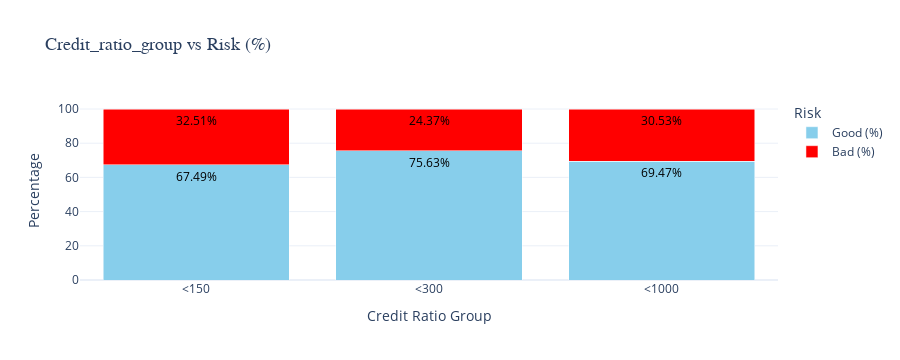

Notebook code cell kept with this figure:
### Code cell
import plotly.express as px
import pandas as pd

# 데이터 준비
df['Credit_ratio'] = df['Credit amount'] / df['Duration']

# Step 1: 나이대 구간 생성
bins = [40, 160, 300, 1000]
labels = ['<150', '<300', '<1000']
df['Credit_ratio_group'] = pd.cut(df['Credit_ratio'], bins=bins, labels=labels)

# Credit_ratio_group과 Risk별로 계산
saving_risk_distribution = df.groupby(['Credit_ratio_group', 'Risk'], observed=False).size().unstack(fill_value=0)

# 비율 계산
saving_risk_distribution['Total'] = saving_risk_distribution.sum(axis=1)
saving_risk_distribution['Good (%)'] = (saving_risk_distribution['good'] / saving_risk_distribution['Total']) * 100
saving_risk_distribution['Bad (%)'] = (saving_risk_distribution['bad'] / saving_risk_distribution['Total']) * 100

# 데이터프레임 형태로 변환 (Plotly에 적합한 포맷)
saving_risk_distribution_reset = saving_risk_distribution[['Good (%)', 'Bad (%)']].reset_index()
saving_risk_melted = saving_risk_distribution_reset.melt(
    id_vars='Credit_ratio_group', value_vars=['Good (%)', 'Bad (%)'], var_name='Risk', value_name='Percentage'
)

# Plotly로 반응형 Stacked Bar Chart 생성
fig = px.bar(
    saving_risk_melted,
    x='Credit_ratio_group',
    y='Percentage',
    color='Risk',
    barmode='stack',
    color_discrete_map={
        'Good (%)': 'skyblue',  # good은 하늘색
        'Bad (%)': 'red'        # bad는 빨간색
    },
    title='Credit_ratio_group vs Risk (%)',
    text='Percentage'  # 각 막대에 값을 표시
)

# 레이아웃 및 텍스트 위치 조정
fig.update_traces(
    texttemplate='%{text:.2f}%',  # 소수점 두 자리까지 표시
    textposition='inside',         # 텍스트를 막대 내부에 표시
    textfont=dict(
        size=12,                  # 텍스트 크기
        color='black'             # 텍스트 색상 변경 (검정색으로 설정)
    )
)

# 전체 레이아웃 설정
fig.update_layout(
    xaxis_title='Credit Ratio Group',
    yaxis_title='Percentage',
    legend_title='Risk',
    template='plotly_white',
    title_font=dict(size=18, family='Arial'),
    legend=dict(font=dict(size=12)),
    uniformtext_minsize=10,       # 텍스트 최소 크기 설정
    uniformtext_mode='hide',      # 텍스트가 겹치면 일부 숨기기
)

# 그래프 출력
fig.show()

### Figure 1 — Plotly figure (JSON) as saved in the notebook; plotly's stock layout.template omitted (floating-point values rounded to 4 significant figures)
{"data": [{"alignmentgroup": "True", "hovertemplate": "Risk=Good (%)<br>Credit_ratio_group=%{x}<br>Percentage=%{text}<extra></extra>", "legendgroup": "Good (%)", "marker": {"color": "skyblue", "pattern": {"shape": ""}}, "name": "Good (%)", "offsetgroup": "Good (%)", "orientation": "v", "showlegend": true, "text": [67.49, 75.63, 69.47], "textfont": {"color": "black", "size": 12}, "textposition": "inside", "texttemplate": "%{text:.2f}%", "type": "bar", "x": ["<150", "<300", "<1000"], "xaxis": "x", "y": [67.49, 75.63, 69.47], "yaxis": "y"}, {"alignmentgroup": "True", "hovertemplate": "Risk=Bad (%)<br>Credit_ratio_group=%{x}<br>Percentage=%{text}<extra></extra>", "legendgroup": "Bad (%)", "marker": {"color": "red", "pattern": {"shape": ""}}, "name": "Bad (%)", "offsetgroup": "Bad (%)", "orientation": "v", "showlegend": true, "text": [32.51, 24.37, 30.53], "textfont": {"color": "black", "size": 12}, "textposition": "inside", "texttemplate": "%{text:.2f}%", "type": "bar", "x": ["<150", "<300", "<1000"], "xaxis": "x", "y": [32.51, 24.37, 30.53], "yaxis": "y"}], "layout": {"barmode": "stack", "height": 360, "legend": {"font": {"size": 12}, "title": {"text": "Risk"}, "tracegroupgap": 0}, "title": {"font": {"family": "Arial", "size": 18}, "text": "Credit_ratio_group vs Risk (%)"}, "uniformtext": {"minsize": 10, "mode": "hide"}, "xaxis": {"anchor": "y", "autorange": true, "domain": [0, 1], "range": [-0.5, 2.5], "title": {"text": "Credit Ratio Group"}, "type": "category"}, "yaxis": {"anchor": "x", "autorange": true, "domain": [0, 1], "range": [0, 105.3], "title": {"text": "Percentage"}, "type": "linear"}}}
